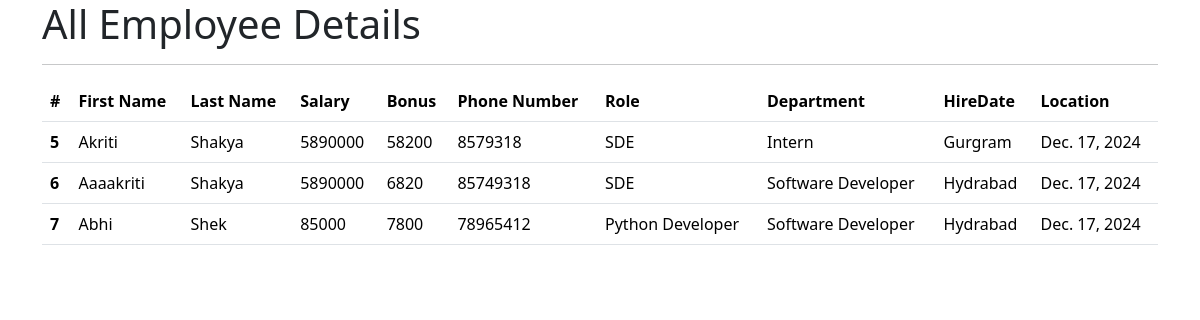
The app's page /all_emp with its own data.
### emp_app/models.py (models this page shows, shortened)
class Employee(models.Model):
        first_name = models.CharField(max_length=30 , null=False)
        last_name = models.CharField(max_length=30)
        dept = models.ForeignKey(Department,on_delete=models.CASCADE)
        salary = models.IntegerField(default=0)
        bonus = models.IntegerField(default=0)
        role = models.ForeignKey(Role , on_delete=models.CASCADE)
        phone = models.IntegerField(default=0)
        hire_date = models.DateField()
        def __str__(self):
            return "%s %s %s" %(self.first_name,self.last_name,self.phone)

class Role(models.Model):
    name = models.CharField(max_length=100 , null=False)

class Department(models.Model):
    name = models.CharField(max_length=100, null=False)
    location = models.CharField(max_length=100)

### emp_app/views.py (the view)
# urls.py: path('all_emp',views.all_emp, name = 'all_emp'),
def all_emp(request):
    emps = Employee.objects.all()
    context = {
        'emps': emps
    }
    print(context)
    return render(request , 'all_emp.html' , context)

### emp_app/templates/all_emp.html (shortened to what this page needs)
<!DOCTYPE html>
<html lang="en">
<head>
    <link rel="stylesheet" href="https://cdn.jsdelivr.net/npm/bootstrap@5.3.3/dist/css/bootstrap.rtl.min.css">
</head>
 <body>
    <div class="container">
       <h1>All Employee Details</h1>
      <hr/>
       <table class="table" class="table table-striped-columns" >
  <thead>
    <tr>
      <th scope="col">#</th>
      <th scope="col">First Name</th>
      <th scope="col">Last Name</th>
      <th scope="col">Salary</th>
      <th scope="col">Bonus</th>
      <th scope="col">Phone Number</th>
      <th scope="col">Role</th>
      <th scope="col">Department</th>
      <th scope="col">HireDate</th>
      <th scope="col">Location</th>
    </tr>
  </thead>
           {% for emp in emps %}
  <tbody>
    <tr>
      <th scope="row">{{emp.id}}</th>
      <td>{{emp.first_name}}</td>
      <td>{{emp.last_name}}</td>
      <td>{{emp.salary}}</td>
      <td>{{emp.bonus}}</td>
      <td>{{emp.phone}}</td>
      <td>{{emp.role.name}}</td>
      <td>{{emp.dept.name}}</td>
      <td>{{emp.dept.location}}</td>
      <td>{{emp.hire_date}}</td>
    </tr>
  </tbody>
           {% endfor %}
</table>
    </div>
  </body>
</html>

### records on screen
Employee: id "5", first_name "Akriti", last_name "Shakya", salary "5890000", bonus "58200", phone "8579318", role.name "SDE", dept.name "Intern", dept.location "Gurgram", hire_date "Dec. 17, 2024"
Employee: id "6", first_name "Aaaakriti", last_name "Shakya", salary "5890000", bonus "6820", phone "85749318", role.name "SDE", dept.name "Software Developer", dept.location "Hydrabad", hire_date "Dec. 17, 2024"
Employee: id "7", first_name "Abhi", last_name "Shek", salary "85000", bonus "7800", phone "78965412", role.name "Python Developer", dept.name "Software Developer", dept.location "Hydrabad", hire_date "Dec. 17, 2024"
